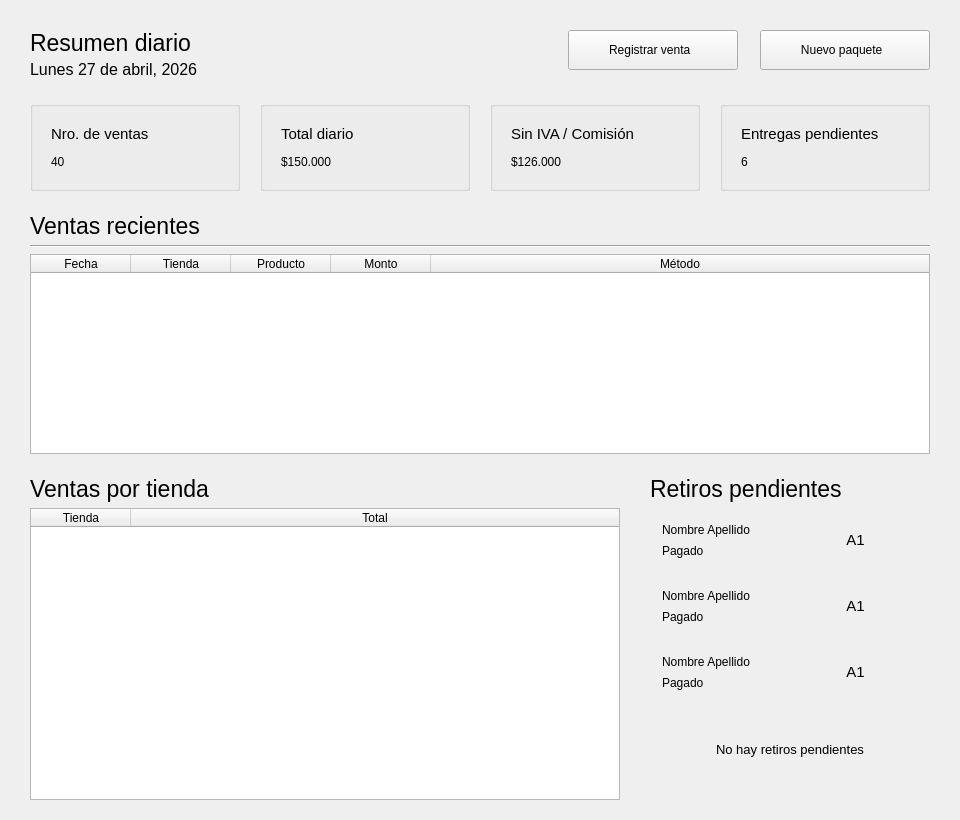
<?xml version="1.0" encoding="UTF-8"?>
<ui version="4.0">
 <class>Form</class>
 <widget class="QWidget" name="Form">
  <property name="geometry">
   <rect>
    <x>0</x>
    <y>0</y>
    <width>960</width>
    <height>820</height>
   </rect>
  </property>
  <property name="windowTitle">
   <string>Dashboard</string>
  </property>
  <layout class="QVBoxLayout" name="layoutRoot">
   <property name="leftMargin"><number>30</number></property>
   <property name="topMargin"><number>30</number></property>
   <property name="rightMargin"><number>30</number></property>
   <property name="bottomMargin"><number>20</number></property>
   <property name="spacing"><number>22</number></property>

   <item>
    <layout class="QHBoxLayout" name="layoutHeader">
     <item>
      <layout class="QVBoxLayout" name="layoutHeaderTexto">
       <property name="spacing"><number>4</number></property>
       <item>
        <widget class="QLabel" name="lblTituloResumen">
         <property name="font">
          <font><pointsize>17</pointsize></font>
         </property>
         <property name="text"><string>Resumen diario</string></property>
        </widget>
       </item>
       <item>
        <widget class="QLabel" name="lblFecha">
         <property name="font">
          <font><pointsize>12</pointsize></font>
         </property>
         <property name="text"><string>Lunes 27 de abril, 2026</string></property>
        </widget>
       </item>
      </layout>
     </item>
     <item>
      <spacer name="spacerHeader">
       <property name="orientation"><enum>Qt::Horizontal</enum></property>
       <property name="sizeHint" stdset="0"><size><width>40</width><height>20</height></size></property>
      </spacer>
     </item>
     <item alignment="Qt::AlignTop">
      <widget class="QPushButton" name="btnRegistrarVenta">
       <property name="minimumSize"><size><width>170</width><height>40</height></size></property>
       <property name="maximumSize"><size><width>200</width><height>40</height></size></property>
       <property name="class" stdset="0"><string>btn-accion-dashboard</string></property>
       <property name="text"><string>Registrar venta  </string></property>
       <property name="icon">
        <iconset resource="../../../assets/icons/icons.qrc">
         <normaloff>:/icons/add_circle_16dp_1F1F1F_FILL0_wght400_GRAD0_opsz20.svg</normaloff>:/icons/add_circle_16dp_1F1F1F_FILL0_wght400_GRAD0_opsz20.svg</iconset>
       </property>
       <property name="iconSize"><size><width>20</width><height>20</height></size></property>
      </widget>
     </item>
     <item alignment="Qt::AlignTop">
      <widget class="QPushButton" name="btnNuevoRetiro">
       <property name="minimumSize"><size><width>170</width><height>40</height></size></property>
       <property name="maximumSize"><size><width>200</width><height>40</height></size></property>
       <property name="class" stdset="0"><string>btn-accion-dashboard</string></property>
       <property name="text"><string>Nuevo paquete  </string></property>
       <property name="icon">
        <iconset resource="../../../assets/icons/icons.qrc">
         <normaloff>:/icons/add_circle_16dp_1F1F1F_FILL0_wght400_GRAD0_opsz20.svg</normaloff>:/icons/add_circle_16dp_1F1F1F_FILL0_wght400_GRAD0_opsz20.svg</iconset>
       </property>
       <property name="iconSize"><size><width>20</width><height>20</height></size></property>
      </widget>
     </item>
    </layout>
   </item>

   <item>
    <layout class="QHBoxLayout" name="layoutTarjetas">
     <property name="spacing"><number>20</number></property>

     <item>
      <widget class="QGroupBox" name="groupBox_9">
       <property name="minimumSize"><size><width>0</width><height>90</height></size></property>
       <property name="maximumSize"><size><width>16777215</width><height>100</height></size></property>
       <property name="class" stdset="0"><string>tarjeta-azul</string></property>
       <property name="title"><string/></property>
       <layout class="QVBoxLayout" name="layoutTarjetaVentas">
        <property name="leftMargin"><number>18</number></property>
        <property name="topMargin"><number>14</number></property>
        <property name="rightMargin"><number>18</number></property>
        <property name="bottomMargin"><number>14</number></property>
        <property name="spacing"><number>4</number></property>
        <item>
         <widget class="QLabel" name="label_16">
          <property name="font"><font><pointsize>11</pointsize></font></property>
          <property name="text"><string>Nro. de ventas</string></property>
         </widget>
        </item>
        <item>
         <widget class="QLabel" name="lblNumeroVentas">
          <property name="class" stdset="0"><string>display</string></property>
          <property name="text"><string>40</string></property>
         </widget>
        </item>
       </layout>
      </widget>
     </item>

     <item>
      <widget class="QGroupBox" name="groupBox_7">
       <property name="minimumSize"><size><width>0</width><height>90</height></size></property>
       <property name="maximumSize"><size><width>16777215</width><height>100</height></size></property>
       <property name="class" stdset="0"><string>tarjeta-verde</string></property>
       <property name="title"><string/></property>
       <layout class="QVBoxLayout" name="layoutTarjetaTotal">
        <property name="leftMargin"><number>18</number></property>
        <property name="topMargin"><number>14</number></property>
        <property name="rightMargin"><number>18</number></property>
        <property name="bottomMargin"><number>14</number></property>
        <property name="spacing"><number>4</number></property>
        <item>
         <widget class="QLabel" name="label_11">
          <property name="font"><font><pointsize>11</pointsize></font></property>
          <property name="text"><string>Total diario</string></property>
         </widget>
        </item>
        <item>
         <widget class="QLabel" name="lblTotalDia">
          <property name="class" stdset="0"><string>display</string></property>
          <property name="text"><string>$150.000</string></property>
         </widget>
        </item>
       </layout>
      </widget>
     </item>

     <item>
      <widget class="QGroupBox" name="groupBox_8">
       <property name="minimumSize"><size><width>0</width><height>90</height></size></property>
       <property name="maximumSize"><size><width>16777215</width><height>100</height></size></property>
       <property name="class" stdset="0"><string>tarjeta-amarillo</string></property>
       <property name="title"><string/></property>
       <layout class="QVBoxLayout" name="layoutTarjetaSinIva">
        <property name="leftMargin"><number>18</number></property>
        <property name="topMargin"><number>14</number></property>
        <property name="rightMargin"><number>18</number></property>
        <property name="bottomMargin"><number>14</number></property>
        <property name="spacing"><number>4</number></property>
        <item>
         <widget class="QLabel" name="label_15">
          <property name="font"><font><pointsize>11</pointsize></font></property>
          <property name="text"><string>Sin IVA / Comisión</string></property>
         </widget>
        </item>
        <item>
         <widget class="QLabel" name="lblTotalSinComision">
          <property name="class" stdset="0"><string>display</string></property>
          <property name="text"><string>$126.000</string></property>
         </widget>
        </item>
       </layout>
      </widget>
     </item>

     <item>
      <widget class="QGroupBox" name="groupBox_10">
       <property name="minimumSize"><size><width>0</width><height>90</height></size></property>
       <property name="maximumSize"><size><width>16777215</width><height>100</height></size></property>
       <property name="class" stdset="0"><string>tarjeta-naranja</string></property>
       <property name="title"><string/></property>
       <layout class="QVBoxLayout" name="layoutTarjetaEntregas">
        <property name="leftMargin"><number>18</number></property>
        <property name="topMargin"><number>14</number></property>
        <property name="rightMargin"><number>18</number></property>
        <property name="bottomMargin"><number>14</number></property>
        <property name="spacing"><number>4</number></property>
        <item>
         <widget class="QLabel" name="label_17">
          <property name="font"><font><pointsize>11</pointsize></font></property>
          <property name="text"><string>Entregas pendientes</string></property>
         </widget>
        </item>
        <item>
         <widget class="QLabel" name="lblEntregasPendientes">
          <property name="class" stdset="0"><string>display</string></property>
          <property name="text"><string>6</string></property>
         </widget>
        </item>
       </layout>
      </widget>
     </item>
    </layout>
   </item>

   <item>
    <layout class="QVBoxLayout" name="layoutVentasRecientes">
     <property name="spacing"><number>6</number></property>
     <item>
      <widget class="QLabel" name="label_18">
       <property name="font"><font><pointsize>17</pointsize></font></property>
       <property name="text"><string>Ventas recientes</string></property>
      </widget>
     </item>
     <item>
      <widget class="Line" name="line_3">
       <property name="orientation"><enum>Qt::Horizontal</enum></property>
      </widget>
     </item>
     <item>
      <widget class="QTableWidget" name="tablaVentasRecientes">
       <property name="minimumSize"><size><width>0</width><height>200</height></size></property>
       <property name="showGrid"><bool>true</bool></property>
       <attribute name="horizontalHeaderStretchLastSection"><bool>true</bool></attribute>
       <attribute name="verticalHeaderVisible"><bool>false</bool></attribute>
       <column><property name="text"><string>Fecha</string></property></column>
       <column><property name="text"><string>Tienda</string></property></column>
       <column><property name="text"><string>Producto</string></property></column>
       <column><property name="text"><string>Monto</string></property></column>
       <column><property name="text"><string>Método</string></property></column>
      </widget>
     </item>
    </layout>
   </item>

   <item>
    <layout class="QHBoxLayout" name="layoutBottom">
     <property name="spacing"><number>30</number></property>

     <item>
      <layout class="QVBoxLayout" name="layoutVentasPorTienda">
       <property name="spacing"><number>6</number></property>
       <item>
        <widget class="QLabel" name="label_21">
         <property name="font"><font><pointsize>17</pointsize></font></property>
         <property name="text"><string>Ventas por tienda</string></property>
        </widget>
       </item>
       <item>
        <widget class="QTableWidget" name="tablaVentasPorTienda">
         <property name="sizePolicy">
          <sizepolicy hsizetype="Expanding" vsizetype="Expanding">
           <horstretch>0</horstretch>
           <verstretch>0</verstretch>
          </sizepolicy>
         </property>
         <property name="minimumSize"><size><width>350</width><height>180</height></size></property>
         <attribute name="horizontalHeaderStretchLastSection"><bool>true</bool></attribute>
         <attribute name="verticalHeaderVisible"><bool>false</bool></attribute>
         <column><property name="text"><string>Tienda</string></property></column>
         <column><property name="text"><string>Total</string></property></column>
        </widget>
       </item>
      </layout>
     </item>

     <item>
      <layout class="QVBoxLayout" name="layoutRetirosPendientes">
       <property name="spacing"><number>10</number></property>
       <item>
        <widget class="QLabel" name="label_20">
         <property name="font"><font><pointsize>17</pointsize></font></property>
         <property name="text"><string>Retiros pendientes</string></property>
        </widget>
       </item>
       <item>
        <widget class="QFrame" name="cardRetiro1">
         <property name="minimumSize"><size><width>280</width><height>56</height></size></property>
         <property name="maximumSize"><size><width>320</width><height>56</height></size></property>
         <property name="class" stdset="0"><string>card-retiro</string></property>
         <layout class="QHBoxLayout">
          <property name="leftMargin"><number>12</number></property>
          <property name="topMargin"><number>8</number></property>
          <property name="rightMargin"><number>12</number></property>
          <property name="bottomMargin"><number>8</number></property>
          <item>
           <layout class="QVBoxLayout">
            <property name="spacing"><number>2</number></property>
            <item>
             <widget class="QLabel" name="lblRetiroNombre1">
              <property name="text"><string>Nombre Apellido</string></property>
             </widget>
            </item>
            <item>
             <widget class="QLabel" name="lblRetiroEstado1">
              <property name="font"><font><pointsize>9</pointsize></font></property>
              <property name="text"><string>Pagado</string></property>
             </widget>
            </item>
           </layout>
          </item>
          <item>
           <widget class="QLabel" name="lblRetiroUbicacion1">
            <property name="minimumSize"><size><width>50</width><height>0</height></size></property>
            <property name="font"><font><pointsize>11</pointsize></font></property>
            <property name="text"><string>A1</string></property>
            <property name="alignment"><set>Qt::AlignCenter</set></property>
           </widget>
          </item>
         </layout>
        </widget>
       </item>
       <item>
        <widget class="QFrame" name="cardRetiro2">
         <property name="minimumSize"><size><width>280</width><height>56</height></size></property>
         <property name="maximumSize"><size><width>320</width><height>56</height></size></property>
         <property name="class" stdset="0"><string>card-retiro</string></property>
         <layout class="QHBoxLayout">
          <property name="leftMargin"><number>12</number></property>
          <property name="topMargin"><number>8</number></property>
          <property name="rightMargin"><number>12</number></property>
          <property name="bottomMargin"><number>8</number></property>
          <item>
           <layout class="QVBoxLayout">
            <property name="spacing"><number>2</number></property>
            <item>
             <widget class="QLabel" name="lblRetiroNombre2">
              <property name="text"><string>Nombre Apellido</string></property>
             </widget>
            </item>
            <item>
             <widget class="QLabel" name="lblRetiroEstado2">
              <property name="font"><font><pointsize>9</pointsize></font></property>
              <property name="text"><string>Pagado</string></property>
             </widget>
            </item>
           </layout>
          </item>
          <item>
           <widget class="QLabel" name="lblRetiroUbicacion2">
            <property name="minimumSize"><size><width>50</width><height>0</height></size></property>
            <property name="font"><font><pointsize>11</pointsize></font></property>
            <property name="text"><string>A1</string></property>
            <property name="alignment"><set>Qt::AlignCenter</set></property>
           </widget>
          </item>
         </layout>
        </widget>
       </item>
       <item>
        <widget class="QFrame" name="cardRetiro3">
         <property name="minimumSize"><size><width>280</width><height>56</height></size></property>
         <property name="maximumSize"><size><width>320</width><height>56</height></size></property>
         <property name="class" stdset="0"><string>card-retiro</string></property>
         <layout class="QHBoxLayout">
          <property name="leftMargin"><number>12</number></property>
          <property name="topMargin"><number>8</number></property>
          <property name="rightMargin"><number>12</number></property>
          <property name="bottomMargin"><number>8</number></property>
          <item>
           <layout class="QVBoxLayout">
            <property name="spacing"><number>2</number></property>
            <item>
             <widget class="QLabel" name="lblRetiroNombre3">
              <property name="text"><string>Nombre Apellido</string></property>
             </widget>
            </item>
            <item>
             <widget class="QLabel" name="lblRetiroEstado3">
              <property name="font"><font><pointsize>9</pointsize></font></property>
              <property name="text"><string>Pagado</string></property>
             </widget>
            </item>
           </layout>
          </item>
          <item>
           <widget class="QLabel" name="lblRetiroUbicacion3">
            <property name="minimumSize"><size><width>50</width><height>0</height></size></property>
            <property name="font"><font><pointsize>11</pointsize></font></property>
            <property name="text"><string>A1</string></property>
            <property name="alignment"><set>Qt::AlignCenter</set></property>
           </widget>
          </item>
         </layout>
        </widget>
       </item>
       <item>
        <widget class="QFrame" name="cardSinRetiros">
         <property name="minimumSize"><size><width>280</width><height>80</height></size></property>
         <property name="maximumSize"><size><width>320</width><height>120</height></size></property>
         <property name="class" stdset="0"><string>card-vacia</string></property>
         <layout class="QVBoxLayout">
          <property name="leftMargin"><number>14</number></property>
          <property name="topMargin"><number>14</number></property>
          <property name="rightMargin"><number>14</number></property>
          <property name="bottomMargin"><number>14</number></property>
          <item alignment="Qt::AlignCenter">
           <widget class="QLabel">
            <property name="font"><font><pointsize>10</pointsize></font></property>
            <property name="text"><string>No hay retiros pendientes</string></property>
            <property name="alignment"><set>Qt::AlignCenter</set></property>
           </widget>
          </item>
         </layout>
        </widget>
       </item>
       <item>
        <spacer>
         <property name="orientation"><enum>Qt::Vertical</enum></property>
         <property name="sizeHint" stdset="0"><size><width>20</width><height>40</height></size></property>
        </spacer>
       </item>
      </layout>
     </item>
    </layout>
   </item>
  </layout>
 </widget>
 <resources>
  <include location="../../../assets/icons/icons.qrc"/>
 </resources>
 <connections/>
</ui>
